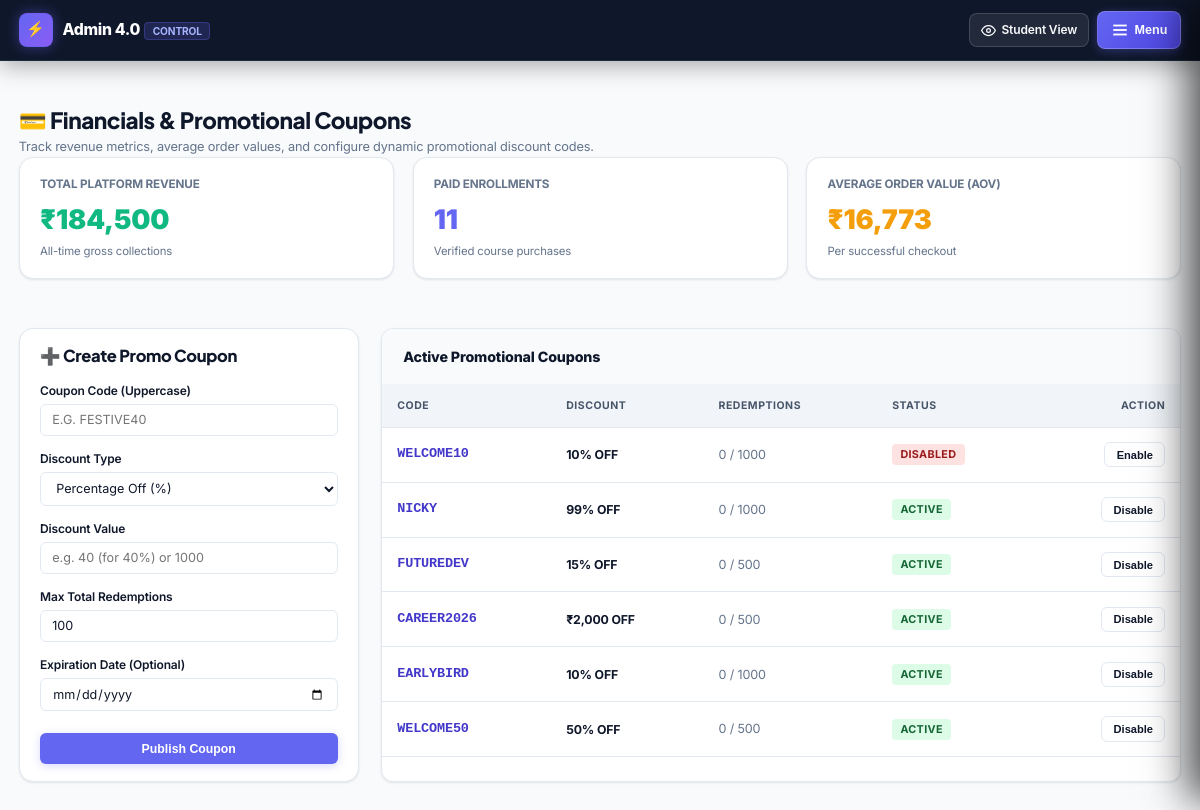
The app's page /admin-finance.php (signed in) with its own data.
### tables this page shows
CREATE TABLE `coupons` (
  `id` int(11) NOT NULL AUTO_INCREMENT,
  `code` varchar(50) NOT NULL,
  `discount_type` enum('percentage','fixed') NOT NULL DEFAULT 'percentage',
  `discount_value` int(11) NOT NULL,
  `max_uses` int(11) NOT NULL DEFAULT 100,
  `times_used` int(11) NOT NULL DEFAULT 0,
  `expires_at` date DEFAULT NULL,
  `is_active` tinyint(1) NOT NULL DEFAULT 1,
  `created_at` timestamp NOT NULL DEFAULT current_timestamp(),
  PRIMARY KEY (`id`),
  UNIQUE KEY `code` (`code`)
);

### config.php (called while the page is built, shortened)
<?php
function e($str) {
    return htmlspecialchars($str ?? '', ENT_QUOTES, 'UTF-8');
}

### admin-finance.php (the view, shortened to what this page needs)
<?php
require_once __DIR__ . "/config.php";
require_once __DIR__ . "/includes/auth.php";
$totalRevenue = 0;
$paidCount = 0;
try {
    $totalRevenue = (int)$pdo->query("SELECT COALESCE(SUM(amount), 0) FROM payments WHERE status = 'success'")->fetchColumn();
    $paidCount = (int)$pdo->query("SELECT COUNT(*) FROM payments WHERE status = 'success'")->fetchColumn();
} catch (Throwable $e) {
    error_log("Finance query error (payments): " . $e->getMessage());
}
$avgOrderVal = ($paidCount > 0) ? round($totalRevenue / $paidCount) : 0;
$couponsList = [];
try {
    $couponsList = $pdo->query("SELECT * FROM coupons ORDER BY id DESC")->fetchAll(PDO::FETCH_ASSOC) ?: [];
} catch (Throwable $e) {
    error_log("Finance query error (coupons): " . $e->getMessage());
}
?>
<!DOCTYPE html>
<html lang="en">
<head>
    <link rel="stylesheet" href="css/student.css?v=11.0">
</head>
<body>
    <div class="admin-app-wrapper">
        <?php include __DIR__ . "/admin-nav.php"; ?>
        <main class="app-container" style="max-width: 1400px; margin: 0 auto; padding: 1.5rem 1.25rem 4rem;">
            <header class="admin-header">
                <div>
                    <h1 style="font-size: 1.5rem; font-weight: 800; color: #0f172a; margin: 0;">💳 Financials & Promotional Coupons</h1>
                    <p style="font-size: 0.85rem; color: #64748b; margin: 0.2rem 0 0;">Track revenue metrics, average order values, and configure dynamic promotional discount codes.</p>
                </div>
            </header>
            <div style="display: grid; grid-template-columns: repeat(auto-fit, minmax(220px, 1fr)); gap: 1.25rem; margin-bottom: 2rem;">
                <div class="card">
                    <div style="font-size: 0.78rem; text-transform: uppercase; color: #64748b; font-weight: 700;">Total Platform Revenue</div>
                    <div style="font-size: 1.8rem; font-weight: 900; color: #10b981; margin-top: 0.35rem;">₹<?php echo number_format($totalRevenue); ?></div>
                    <div style="font-size: 0.76rem; color: #64748b; margin-top: 0.2rem;">All-time gross collections</div>
                </div>
                <div class="card">
                    <div style="font-size: 0.78rem; text-transform: uppercase; color: #64748b; font-weight: 700;">Paid Enrollments</div>
                    <div style="font-size: 1.8rem; font-weight: 900; color: #6366f1; margin-top: 0.35rem;"><?php echo number_format($paidCount); ?></div>
                    <div style="font-size: 0.76rem; color: #64748b; margin-top: 0.2rem;">Verified course purchases</div>
                </div>
                <div class="card">
                    <div style="font-size: 0.78rem; text-transform: uppercase; color: #64748b; font-weight: 700;">Average Order Value (AOV)</div>
                    <div style="font-size: 1.8rem; font-weight: 900; color: #f59e0b; margin-top: 0.35rem;">₹<?php echo number_format($avgOrderVal); ?></div>
                    <div style="font-size: 0.76rem; color: #64748b; margin-top: 0.2rem;">Per successful checkout</div>
                </div>
            </div>
            <div style="display: grid; grid-template-columns: 340px 1fr; gap: 1.5rem;">
                <div class="card">
                    <h3 style="font-size: 1.1rem; font-weight: 800; color: #0f172a; margin-bottom: 1rem;">➕ Create Promo Coupon</h3>
                    <form method="POST">
                        <div class="form-group">
                            <label>Coupon Code (Uppercase)</label>
                            <input type="text" name="code" placeholder="e.g. FESTIVE40" required style="text-transform: uppercase;">
                        </div>
                        <div class="form-group">
                            <label>Discount Type</label>
                            <select name="discount_type">
                                <option value="percentage">Percentage Off (%)</option>
                            </select>
                        </div>
                        <div class="form-group">
                            <label>Discount Value</label>
                            <input type="number" name="discount_value" min="1" placeholder="e.g. 40 (for 40%) or 1000" required>
                        </div>
                        <div class="form-group">
                            <label>Max Total Redemptions</label>
                            <input type="number" name="max_uses" value="100" min="1">
                        </div>
                        <div class="form-group">
                            <label>Expiration Date (Optional)</label>
                            <input type="date" name="expires_at">
                        </div>
                        <button type="submit" class="btn btn-primary" style="width: 100%; margin-top: 0.5rem;">
                            Publish Coupon
                        </button>
                    </form>
                </div>
                <div class="card" style="padding: 0; overflow: hidden; border-radius: 12px;">
                    <div style="padding: 1.1rem 1.4rem; border-bottom: 1px solid #f1f5f9; background: #f8fafc; font-weight: 800; font-size: 0.95rem; color: #0f172a;">
                        Active Promotional Coupons
                    </div>
                    <table class="table" style="width: 100%; border-collapse: collapse;">
                        <thead>
                            <tr style="background: #f8fafc; text-align: left; font-size: 0.76rem; text-transform: uppercase; color: #64748b;">
                                <th style="padding: 0.85rem 1rem;">Code</th>
                                <th style="padding: 0.85rem 1rem;">Discount</th>
                                <th style="padding: 0.85rem 1rem;">Redemptions</th>
                                <th style="padding: 0.85rem 1rem;">Status</th>
                                <th style="padding: 0.85rem 1rem; text-align: right;">Action</th>
                            </tr>
                        </thead>
                        <tbody>
                            <?php foreach ($couponsList as $cp): ?>
                            <tr style="border-bottom: 1px solid #f1f5f9;">
                                <td style="padding: 0.95rem 1rem; font-family: monospace; font-size: 0.9rem; font-weight: 800; color: #4338ca;">
                                    <?php echo e($cp['code']); ?>
                                </td>
                                <td style="padding: 0.95rem 1rem; font-weight: 700; color: #0f172a;">
                                    <?php echo ($cp['discount_type'] === 'percentage') ? $cp['discount_value'] . '%' : '₹' . number_format($cp['discount_value']); ?> OFF
                                </td>
                                <td style="padding: 0.95rem 1rem; font-size: 0.84rem; color: #64748b;">
                                    <?php echo $cp['times_used']; ?> / <?php echo $cp['max_uses']; ?>
                                </td>
                                <td style="padding: 0.95rem 1rem;">
                                    <span class="badge" style="background: <?php echo $cp['is_active'] ? '#dcfce7; color: #166534;' : '#fee2e2; color: #991b1b;'; ?> font-weight: 700; font-size: 0.72rem; padding: 0.2rem 0.55rem; border-radius: 4px;">
                                        <?php echo $cp['is_active'] ? 'Active' : 'Disabled'; ?>
                                    </span>
                                </td>
                                <td style="padding: 0.95rem 1rem; text-align: right;">
                                    <form method="POST" style="display:inline;">
                                        <button type="submit" class="btn btn-secondary btn-sm" style="font-size: 0.74rem;">
                                            <?php echo $cp['is_active'] ? 'Disable' : 'Enable'; ?>
                                        </button>
                                    </form>
                                </td>
                            </tr>
                            <?php endforeach; ?>
                        </tbody>
                    </table>
                </div>
            </div>
        </main>
    </div>
</body>
</html>

### records on screen
coupons: code "WELCOME10", discount_value "10", times_used "0", max_uses "1000", is_active "DISABLED"
coupons: code "NICKY", discount_value "99", times_used "0", max_uses "1000", is_active "ACTIVE"
coupons: code "FUTUREDEV", discount_value "15", times_used "0", max_uses "500", is_active "ACTIVE"
coupons: code "CAREER2026", discount_value "2,000", times_used "0", max_uses "500", is_active "ACTIVE"
coupons: code "EARLYBIRD", discount_value "10", times_used "0", max_uses "1000", is_active "ACTIVE"
coupons: code "WELCOME50", discount_value "50", times_used "0", max_uses "500", is_active "ACTIVE"

### other values on screen
$totalRevenue "184,500"
$paidCount "11"
$avgOrderVal "16,773"
